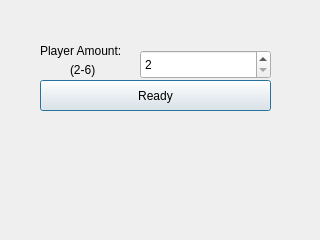
<?xml version="1.0" encoding="UTF-8"?>
<ui version="4.0">
 <class>Dialog</class>
 <widget class="QDialog" name="Dialog">
  <property name="geometry">
   <rect>
    <x>0</x>
    <y>0</y>
    <width>320</width>
    <height>240</height>
   </rect>
  </property>
  <property name="windowTitle">
   <string>Dialog</string>
  </property>
  <widget class="QSpinBox" name="spinBox">
   <property name="geometry">
    <rect>
     <x>140</x>
     <y>50</y>
     <width>131</width>
     <height>29</height>
    </rect>
   </property>
   <property name="minimum">
    <number>2</number>
   </property>
   <property name="maximum">
    <number>6</number>
   </property>
  </widget>
  <widget class="QLabel" name="label">
   <property name="geometry">
    <rect>
     <x>40</x>
     <y>40</y>
     <width>101</width>
     <height>21</height>
    </rect>
   </property>
   <property name="text">
    <string>Player Amount:</string>
   </property>
  </widget>
  <widget class="QLabel" name="label_2">
   <property name="geometry">
    <rect>
     <x>70</x>
     <y>60</y>
     <width>63</width>
     <height>20</height>
    </rect>
   </property>
   <property name="text">
    <string>(2-6)</string>
   </property>
  </widget>
  <widget class="QPushButton" name="readyButton">
   <property name="geometry">
    <rect>
     <x>40</x>
     <y>80</y>
     <width>231</width>
     <height>31</height>
    </rect>
   </property>
   <property name="text">
    <string>Ready</string>
   </property>
  </widget>
 </widget>
 <resources/>
 <connections/>
</ui>
